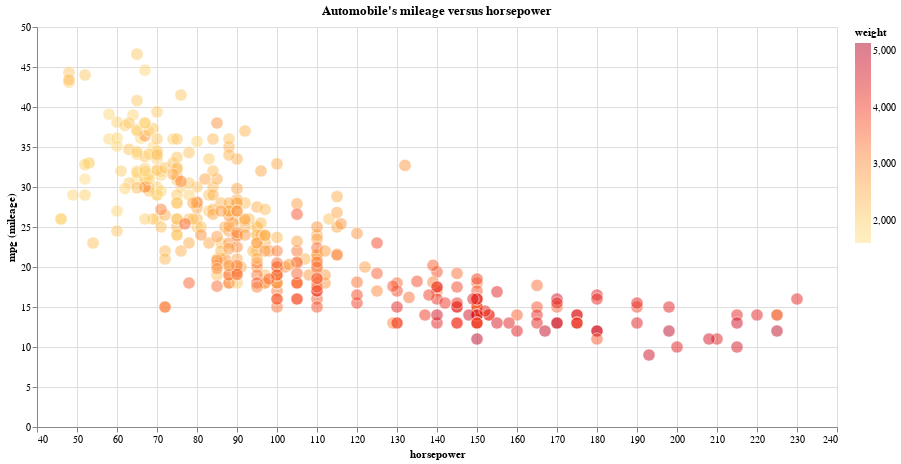

The code cell stored with this chart in its notebook:
### Markdown cell above
### Add more information with color

#### Continuous color scale 
Perhaps it would be instructive to further color each of the datum in the graph by the weight of the automobile it represents.

This is done by encoding the mark property channel - **color**, similar to encoding the x and y axes. Specifying the type of the data column plays an important role here. A "quantitative" type produces a continuous color scale, while the "ordinal" type produces a discrete ordered color scale. We use the shorthand code `weight:Q` to specify the type as quantitative, since weight takes continuous values.

For predefined color scheme refer:
https://vega.github.io/vega/docs/schemes/

### Code cell
(alt.Chart(data)
    .mark_circle(
                 size=150,                             
                 color='salmon',                                       # note: the color specified within mark_circle is overriden                       
                 opacity=0.5,                          
                 stroke='white',
                 strokeWidth=1,
                )
    .encode(
            x=alt.X(
                    field='horsepower',                     
                    type='quantitative',                   
                    scale=alt.Scale(domain=[40, 240]),
                    ),     
            y=alt.Y(
                    field='mpg',                           
                    type='quantitative',                   
                    title="mpg (mileage)",
                    ),
            color=alt.Color(
                            'weight:Q',                                 # encode color property of mark_circle with data column "weight" 
                             scale=alt.Scale(scheme='yelloworangered')  # set a predefined color scheme 
                            ), 
            )                 
    .properties(
                width=800,                                     
                height=400,                                    
                title="Automobile's mileage versus horsepower",
    )
)

### Figure 1 — Vega-Lite specification as saved in the notebook (floating-point values rounded to 4 significant figures; data arrays with more than 128 entries replaced by an {"elided": "..."} marker saying what was removed)
{"config": {"view": {"continuousWidth": 400, "continuousHeight": 300}}, "data": {"name": "data-03487aaa278f67a5f3ec4d9732560be4"}, "mark": {"type": "circle", "color": "salmon", "opacity": 0.5, "size": 150, "stroke": "white", "strokeWidth": 1}, "encoding": {"color": {"field": "weight", "scale": {"scheme": "yelloworangered"}, "type": "quantitative"}, "x": {"field": "horsepower", "scale": {"domain": [40, 240]}, "type": "quantitative"}, "y": {"field": "mpg", "title": "mpg (mileage)", "type": "quantitative"}}, "height": 400, "title": "Automobile's mileage versus horsepower", "width": 800, "$schema": "https://vega.github.io/schema/vega-lite/v4.17.0.json", "datasets": {"data-03487aaa278f67a5f3ec4d9732560be4": {"elided": "392 records"}}}
